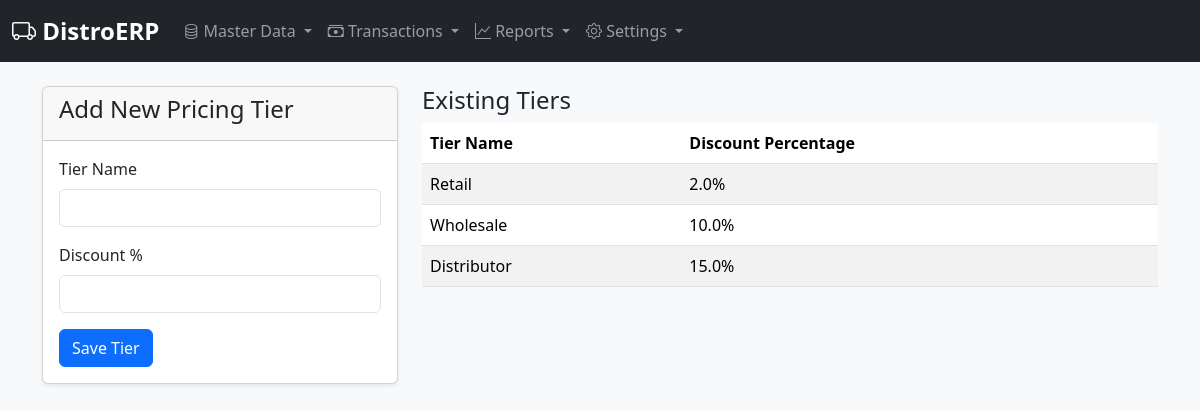
The page /settings/pricing-tiers on the database as committed earlier.
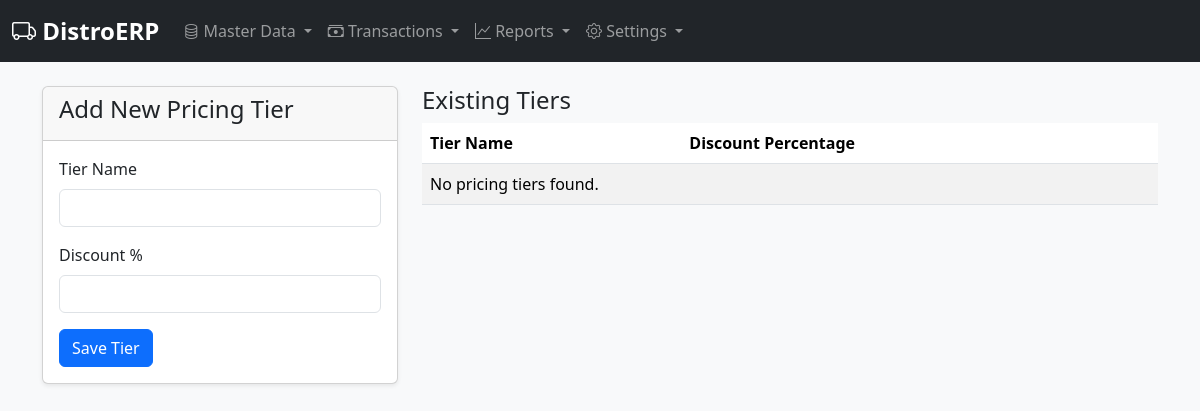
The same page on the database as committed later.
### erp/models.py (models this page shows)
class PricingTier(db.Model):
    id = db.Column(db.Integer, primary_key=True)
    name = db.Column(db.String(50), unique=True, nullable=False)
    discount_percentage = db.Column(db.Float, default=0.0)

### erp/routes.py (the view, shortened to what this page needs)
@bp.route('/settings/pricing-tiers', methods=['GET', 'POST'])
def pricing_tiers():
    form = PricingTierForm()
    tiers = PricingTier.query.all()
    return render_template('pricing_tiers.html', form=form, tiers=tiers)

### erp/forms.py
class PricingTierForm(FlaskForm):
    name = StringField('Tier Name', validators=[DataRequired()])
    discount_percentage = FloatField('Discount %', validators=[DataRequired(), NumberRange(min=0, max=100)])
    submit = SubmitField('Save Tier')

### erp/templates/pricing_tiers.html (shortened to what this page needs)
{% extends "base.html" %}
{% block content %}
<div class="container mt-4">
    <div class="row">
        <div class="col-md-4">
            <div class="card">
                <div class="card-header">
                    <h4>Add New Pricing Tier</h4>
                </div>
                <div class="card-body">
                    <form method="POST" action="{{ url_for('main.pricing_tiers') }}">
                        <div class="mb-3">
                            {{ form.name.label(class="form-label") }}
                            {{ form.name(class="form-control") }}
                        </div>
                        <div class="mb-3">
                            {{ form.discount_percentage.label(class="form-label") }}
                            {{ form.discount_percentage(class="form-control") }}
                        </div>
                        {{ form.submit(class="btn btn-primary") }}
                    </form>
                </div>
            </div>
        </div>
        <div class="col-md-8">
            <h4>Existing Tiers</h4>
            <table class="table table-striped">
                <thead>
                    <tr>
                        <th>Tier Name</th>
                        <th>Discount Percentage</th>
                    </tr>
                </thead>
                <tbody>
                    {% for tier in tiers %}
                    <tr>
                        <td>{{ tier.name }}</td>
                        <td>{{ tier.discount_percentage }}%</td>
                    </tr>
                    {% else %}
                    <tr>
                        <td colspan="2">No pricing tiers found.</td>
                    </tr>
                    {% endfor %}
                </tbody>
            </table>
        </div>
    </div>
</div>
{% endblock %}

Rows that differ between the two databases and show on the page:
removed PricingTier: name "Retail", discount_percentage "2.0"
removed PricingTier: name "Wholesale", discount_percentage "10.0"
removed PricingTier: name "Distributor", discount_percentage "15.0"
Other text that changed with them:
text now shown: "No pricing tiers found."
